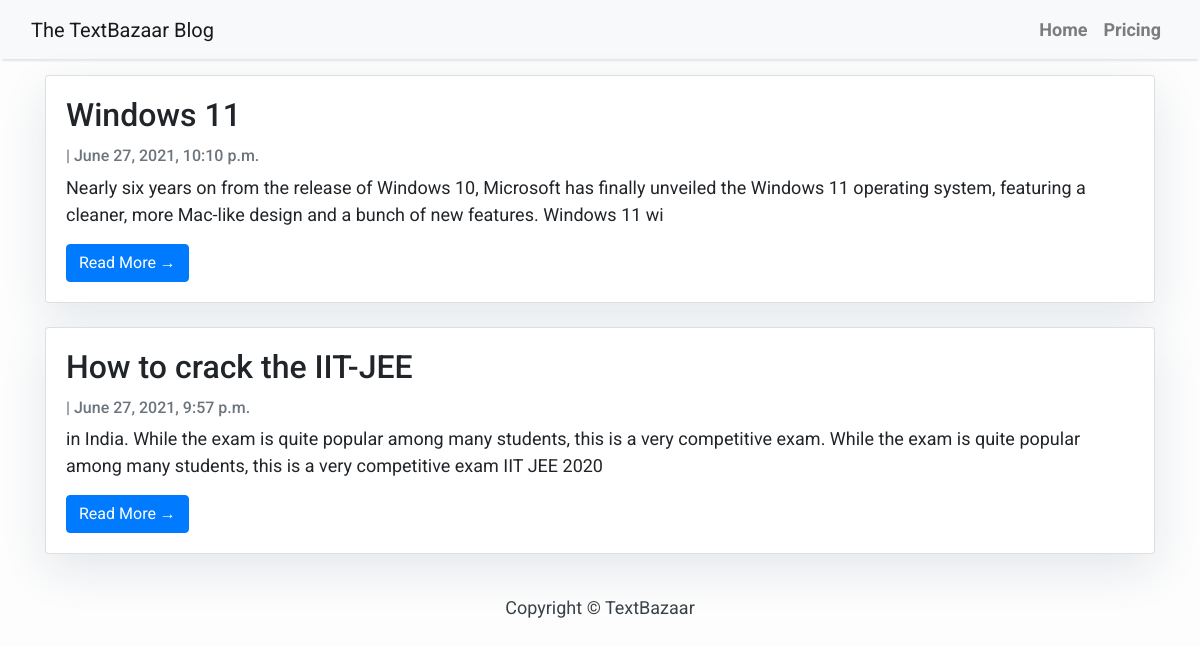
Screenshot of /blog/ with the database file from the repository.
### blog/models.py (models this page shows, shortened)
class Post(models.Model):
    title = models.CharField(max_length=200, unique=True)
    slug = models.SlugField(max_length=200, unique=True)
    updated_on = models.DateTimeField(auto_now=True)
    content = models.TextField()
    created_on = models.DateTimeField(auto_now_add=True)
    class Meta:
        ordering = ["-created_on"]

### blog/views.py (the view)
# urls.py: path('', views.PostList.as_view(), name='home'),
class PostList(generic.ListView):
    queryset = Post.objects.order_by('-created_on')
    template_name = 'blog/blog.html'

### blog/templates/blog/blog.html (shortened to what this page needs)
{% extends "blog/base.html" %}
{% block content %}
<div class="container">
    <div class="row">
        <div class="col-md-12 mt-3">
            {% for post in post_list %}
            <div class="card mb-4">
                <div class="card-body">
                    <h2 class="card-title">{{ post.title }}</h2>
                    <p class="card-text text-muted h6">{{ post.author }} | {{ post.created_on}} </p>
                    <p class="card-text">{{post.content|slice:":200" }}</p>
                    <a href="{% url 'post_detail' post.slug  %}" class="btn btn-primary">Read More &rarr;</a>
                </div>
            </div>
            {% endfor %}
        </div>
    </div>
</div>
{%endblock%}

### blog/templates/blog/base.html (shortened to what this page needs)
<!DOCTYPE html>
<html>
    <head>
        <link rel="stylesheet" href="https://maxcdn.bootstrapcdn.com/bootstrap/4.0.0/css/bootstrap.min.css"
 />
    </head>
    <body>
        <nav class="navbar navbar-expand-lg navbar-light bg-light shadow" id="mainNav">
            <div class="container-fluid">
                <a class="navbar-brand" href="{% url 'home' %}">The TextBazaar Blog</a>
                <div class="collapse navbar-collapse" id="navbarResponsive">
                    <ul class="navbar-nav ml-auto">
                        <li class="nav-item text-black">
                            <a class="nav-link text-black font-weight-bold" href="/">Home</a>
                        </li>
                        <li class="nav-item text-black">
                            <a class="nav-link text-black font-weight-bold" href="/pricing">Pricing</a>
                        </li>
                    </ul>
                </div>
            </div>
        </nav>
        {% block content %}{% endblock content %}
        <footer class="py-3 bg-grey">
            <p class="m-0 text-dark text-center ">Copyright &copy; TextBazaar</p>
        </footer>
    </body>
</html>

### blog/templates/blog/base.html (style rules this page uses)
body { font-family: "Roboto", sans-serif; font-size: 17px; background-color: #fdfdfd; }
.shadow { box-shadow: 0 4px 2px -2px rgba(0, 0, 0, 0.1); }

### blog/templates/blog/blog.html (style rules this page uses)
body { font-family: "Roboto", sans-serif; font-size: 18px; background-color: #fdfdfd; }
.card { box-shadow: 0 16px 48px #E3E7EB; }

### rows the page displays
Post: title "Windows 11", created_on "June 27, 2021, 10:10 p.m.", content "Nearly six years on from the release of Windows 10, Microsoft has finally unveiled the Windows 11 operating system, featuring a cleaner, more Mac-like design and a bunch of new features. Windows 11 wi"
Post: title "How to crack the IIT-JEE", created_on "June 27, 2021, 9:57 p.m.", content "in India. While the exam is quite popular among many students, this is a very competitive exam. While the exam is quite popular among many students, this is a very competitive exam IIT JEE 2020"
